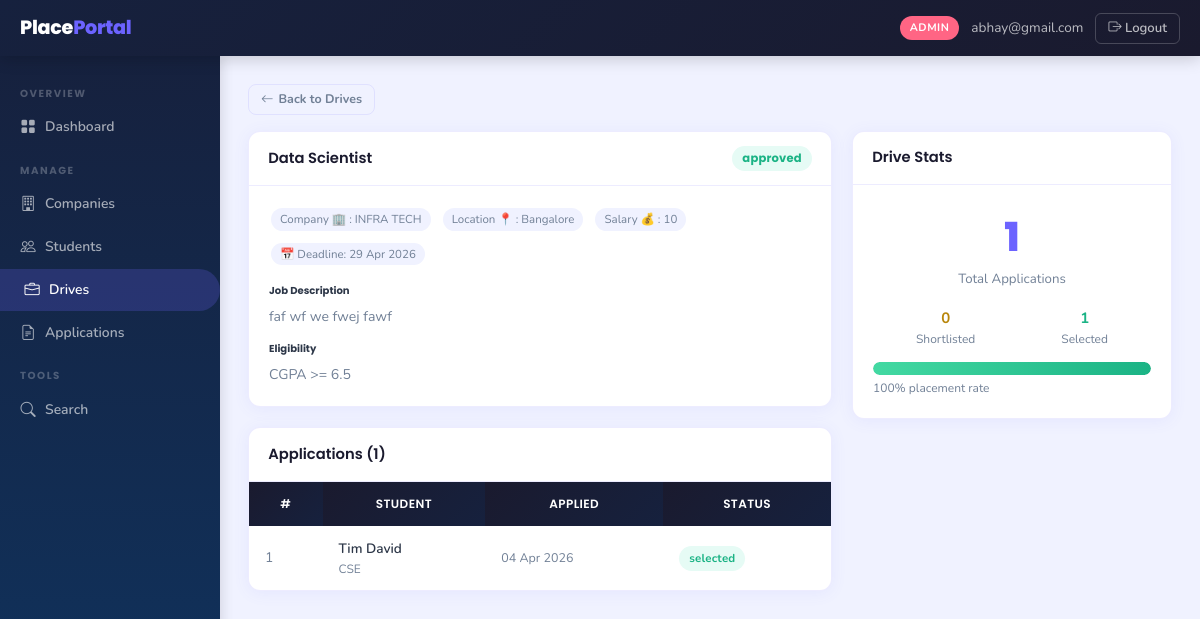
The app's page /admin/drives/2 (signed in) with its own data.
### backend/models.py (models this page shows)
class Company(db.Model):
    __tablename__ = 'companies'
    id              = db.Column(db.Integer, primary_key=True)
    company_name    = db.Column(db.String(150), nullable=False)
    email           = db.Column(db.String(120), unique=True, nullable=False)
    password_hash   = db.Column(db.String(256), nullable=False)
    hr_contact      = db.Column(db.String(120))
    phone           = db.Column(db.String(20))
    website         = db.Column(db.String(200))
    description     = db.Column(db.Text)
    approval_status = db.Column(db.String(20), default='pending')
    registered_at   = db.Column(db.DateTime, default=datetime.utcnow)
    drives = db.relationship('PlacementDrive', backref='company',
                             lazy=True, cascade='all, delete-orphan')

class PlacementDrive(db.Model):
    __tablename__ = 'placement_drives'
    id                   = db.Column(db.Integer, primary_key=True)
    company_id           = db.Column(db.Integer, db.ForeignKey('companies.id'), nullable=False)
    job_title            = db.Column(db.String(150), nullable=False)
    job_description      = db.Column(db.Text,        nullable=False)
    eligibility_criteria = db.Column(db.Text)
    location             = db.Column(db.String(100))
    salary_package       = db.Column(db.String(80))
    application_deadline = db.Column(db.Date,        nullable=False)
    status               = db.Column(db.String(20), default='pending')
    created_at           = db.Column(db.DateTime, default=datetime.utcnow)
    applications = db.relationship('Application', backref='drive',
                                   lazy=True, cascade='all, delete-orphan')

class Application(db.Model):
    __tablename__ = 'applications'
    id               = db.Column(db.Integer, primary_key=True)
    student_id       = db.Column(db.Integer, db.ForeignKey('students.id'), nullable=False)
    drive_id         = db.Column(db.Integer, db.ForeignKey('placement_drives.id'), nullable=False)
    status           = db.Column(db.String(20), default='applied')
    application_date = db.Column(db.DateTime, default=datetime.utcnow)
    __table_args__ = (
        db.UniqueConstraint('student_id', 'drive_id', name='unique_application'),
    )

class Student(db.Model):
    __tablename__ = 'students'
    id            = db.Column(db.Integer, primary_key=True)
    full_name     = db.Column(db.String(120), nullable=False)
    email         = db.Column(db.String(120), unique=True, nullable=False)
    password_hash = db.Column(db.String(256), nullable=False)
    phone         = db.Column(db.String(20))
    branch        = db.Column(db.String(100))
    year          = db.Column(db.String(20))
    cgpa          = db.Column(db.Float)
    skills        = db.Column(db.Text)
    resume_path   = db.Column(db.String(300))
    is_active     = db.Column(db.Boolean, default=True)
    registered_at = db.Column(db.DateTime, default=datetime.utcnow)
    applications = db.relationship('Application', backref='student',
                                   lazy=True, cascade='all, delete-orphan')

### backend/routes.py (the view)
    @app.route('/admin/drives/<int:drive_id>')
    @login_required('admin')
    def admin_drive_detail(drive_id):
        drive        = PlacementDrive.query.get_or_404(drive_id)
        applications = Application.query.filter_by(drive_id=drive_id).all()
        return render_template('admin/drive_detail.html',
                               drive=drive, applications=applications)

### backend/routes.py (called while the page is built)
def login_required(role):
    def decorator(f):
        @wraps(f)
        def decorated_function(*args, **kwargs):
            if 'user_id' not in session:
                flash('Please log in to continue.', 'warning')
                return redirect(url_for('auth_login', role=role))
            if session.get('role') != role:
                flash('You do not have permission to view that page.', 'danger')
                return redirect(url_for('home'))
            return f(*args, **kwargs)
        return decorated_function
    return decorator

### templates/admin/drive_detail.html (shortened to what this page needs)
{% extends 'layout_dashboard.html' %}
{% block sidebar %}
  <div class="sidebar-section">Overview</div>
  <a href="{{ url_for('admin_dashboard') }}" class="sidebar-link"><i class="bi bi-grid-fill"></i> Dashboard</a>
  <div class="sidebar-section">Manage</div>
  <a href="{{ url_for('admin_companies') }}" class="sidebar-link"><i class="bi bi-building"></i> Companies</a>
  <a href="{{ url_for('admin_students') }}" class="sidebar-link"><i class="bi bi-people"></i> Students</a>
  <a href="{{ url_for('admin_drives') }}" class="sidebar-link active"><i class="bi bi-briefcase"></i> Drives</a>
  <a href="{{ url_for('admin_applications') }}" class="sidebar-link"><i class="bi bi-file-earmark-text"></i> Applications</a>
  <div class="sidebar-section">Tools</div>
  <a href="{{ url_for('admin_search') }}" class="sidebar-link"><i class="bi bi-search"></i> Search</a>
{% endblock %}
{% block content %}
<a href="{{ url_for('admin_drives') }}" class="btn btn-outline-secondary btn-sm" style="margin-bottom:1rem;"><i class="bi bi-arrow-left me-1"></i>Back to Drives</a>
<div style="display:grid;grid-template-columns:1fr 320px;gap:1.25rem;">
  <div>
    <div class="card" style="margin-bottom:1.25rem;">
      <div class="card-header">
        <span>{{ drive.job_title }}</span>
        <span class="badge badge-{{ drive.status }}">{{ drive.status }}</span>
      </div>
      <div class="card-body">
        <div style="display:flex;gap:.5rem;flex-wrap:wrap;margin-bottom:1rem;">
          <span class="tag-pill">Company 🏢 : {{ drive.company.company_name }}</span>
          {% if drive.location %}<span class="tag-pill">Location 📍 : {{ drive.location }}</span>{% endif %}
          {% if drive.salary_package %}<span class="tag-pill">Salary 💰 : {{ drive.salary_package }}</span>{% endif %}
          <span class="tag-pill">📅 Deadline: {{ drive.application_deadline.strftime('%d %b %Y') }}</span>
        </div>
        <h6 style="font-weight:700;margin-bottom:.4rem;">Job Description</h6>
        <p style="white-space:pre-line;font-size:.88rem;color:var(--muted);line-height:1.7;">{{ drive.job_description }}</p>
        {% if drive.eligibility_criteria %}
        <h6 style="font-weight:700;margin:.75rem 0 .4rem;">Eligibility</h6>
        <p style="white-space:pre-line;font-size:.88rem;color:var(--muted);">{{ drive.eligibility_criteria }}</p>
        {% endif %}
      </div>
    </div>
    <div class="card">
      <div class="card-header"><span>Applications ({{ applications|length }})</span></div>
      {% if applications %}
      <table class="table">
        <thead><tr><th>#</th><th>Student</th><th>Applied</th><th>Status</th></tr></thead>
        <tbody>
          {% for app in applications %}
          <tr>
            <td style="color:var(--muted);">{{ loop.index }}</td>
            <td><div class="fw-600" style="font-size:.85rem;">{{ app.student.full_name }}</div><div style="font-size:.75rem;color:var(--muted);">{{ app.student.branch or '' }}</div></td>
            <td style="font-size:.78rem;color:var(--muted);">{{ app.application_date.strftime('%d %b %Y') }}</td>
            <td><span class="badge badge-{{ app.status }}">{{ app.status }}</span></td>
          </tr>
          {% endfor %}
        </tbody>
      </table>
      {% else %}
      <div class="empty-state"><i class="bi bi-file-earmark-text"></i><p>No applications yet</p></div>
      {% endif %}
    </div>
  </div>
  <div class="card" style="align-self:start;">
    <div class="card-header">Drive Stats</div>
    <div class="card-body">
      {% set total = applications|length %}
      {% set selected = applications|selectattr('status','equalto','selected')|list|length %}
      {% set shortlisted = applications|selectattr('status','equalto','shortlisted')|list|length %}
      <div style="text-align:center;margin-bottom:1rem;">
        <div style="font-size:2.5rem;font-weight:800;font-family:Poppins,sans-serif;color:var(--primary);">{{ total }}</div>
        <div style="color:var(--muted);font-size:.83rem;">Total Applications</div>
      </div>
      <div style="display:flex;justify-content:space-around;margin-bottom:.75rem;">
        <div style="text-align:center;"><div style="font-weight:700;color:#B8860B;">{{ shortlisted }}</div><div style="font-size:.75rem;color:var(--muted);">Shortlisted</div></div>
        <div style="text-align:center;"><div style="font-weight:700;color:#1BB385;">{{ selected }}</div><div style="font-size:.75rem;color:var(--muted);">Selected</div></div>
      </div>
      {% if total > 0 %}
      <div class="bar-track"><div class="bar-fill bar-selected" style="width:{{ (selected/total*100)|int }}%"></div></div>
      <div style="font-size:.75rem;color:var(--muted);margin-top:3px;">{{ (selected/total*100)|int }}% placement rate</div>
      {% endif %}
    </div>
  </div>
</div>
{% endblock %}

### templates/layout_dashboard.html (shortened to what this page needs)
<!DOCTYPE html>
<html lang="en">
<head>
  <link href="https://cdn.jsdelivr.net/npm/bootstrap-icons@1.11.0/font/bootstrap-icons.css" rel="stylesheet">
  <link href="{{ url_for('static', filename='css/styles.css') }}" rel="stylesheet">
</head>
<body>
<header class="topbar">
  <div class="topbar-brand">Place<span>Portal</span></div>
  <div class="topbar-right">
    {% if session.get('role') %}
    <span class="topbar-role {{ session.get('role') }}">{{ session.get('role') }}</span>
    <span class="topbar-name d-none d-md-inline">{{ session.get('name', '') }}</span>
    {% endif %}
    <a href="{{ url_for('logout') }}" class="topbar-logout">
      <i class="bi bi-box-arrow-right"></i> Logout
    </a>
  </div>
</header>
<aside class="sidebar">
  {% block sidebar %}{% endblock %}
</aside>
<main class="main-content">
  <div class="content-inner">
    {% block content %}{% endblock %}
  </div>
</main>
</body>
</html>

### records on screen
Company: get "abhay@gmail.com", company.company_name "INFRA TECH"
PlacementDrive: job_title "Data Scientist", status "approved", location "Bangalore", salary_package "10", application_deadline "29 Apr 2026", job_description "faf wf we fwej fawf", eligibility_criteria "CGPA >= 6.5"
Application: student.full_name "Tim David", student "CSE", application_date "04 Apr 2026", status "selected"

### other values on screen
{{ session.get('role') }} "ADMIN"
{{ applications|length }} "1"
{{ total }} "1"
{{ shortlisted }} "0"
{{ selected }} "1"
{{ (selected/total*100)|int }} "100"
